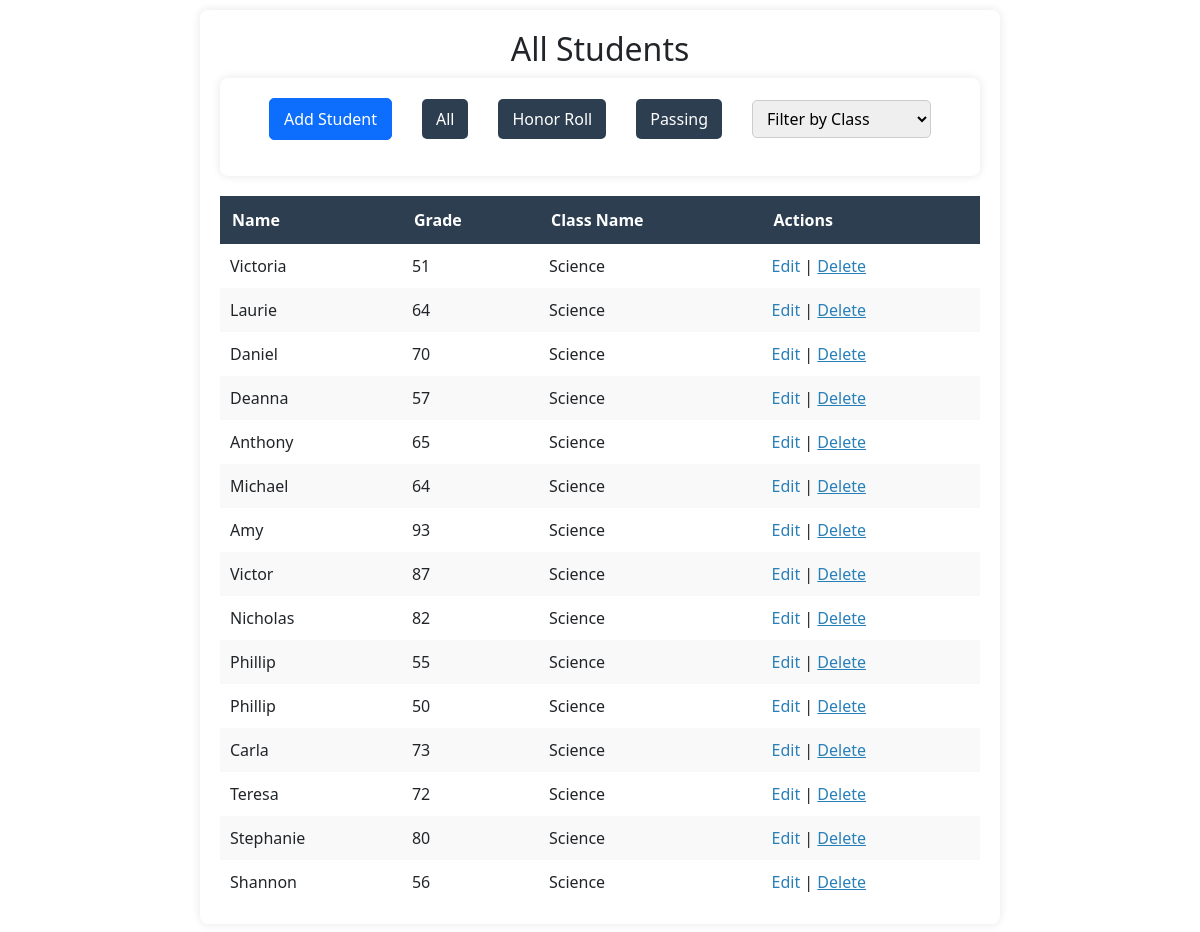
/?class_id=2, run on the app's committed database.
### tables this page shows
CREATE TABLE students (
    id INTEGER PRIMARY KEY AUTOINCREMENT,
    name TEXT NOT NULL,
    class_id INTEGER,
    grade INTEGER,
    FOREIGN KEY (class_id) REFERENCES classes(id)
);

CREATE TABLE classes (
    id INTEGER PRIMARY KEY AUTOINCREMENT,
    name TEXT NOT NULL
);

### app.py (the view)
@app.route('/')
def index():
    min_grade = request.args.get('min_grade')
    class_id = request.args.get('class_id')
    conn = sqlite3.connect('workshop_sample.db')
    conn.row_factory = sqlite3.Row
    query = '''
        SELECT students.id, students.name, students.grade, classes.name as class_name
        FROM students
        JOIN classes ON students.class_id = classes.id
        WHERE 1=1
    '''
    params = []
    if min_grade:
        query += ' AND grade >= ?'
        params.append(min_grade)
    if class_id:
        query += ' AND class_id = ?'
        params.append(class_id)
    students = conn.execute(query, params).fetchall()
    conn.close()
    classes = get_classes()
    return render_template('index.html', students=students, classes=classes)

### app.py (called while the page is built)
def get_classes():
    conn = sqlite3.connect('workshop_sample.db')
    conn.row_factory = sqlite3.Row
    classes = conn.execute('SELECT * FROM classes').fetchall()
    conn.close()
    return classes

### templates/index.html (shortened to what this page needs)
<!DOCTYPE html>
<html>
<head>
    <link rel="stylesheet" href="{{ url_for('static', filename='style.css') }}">
    <link href="https://cdn.jsdelivr.net/npm/bootstrap@5.3.3/dist/css/bootstrap.min.css" rel="stylesheet">
</head>
<body>
<section>
    <h2>All Students</h2>
    <nav>
        <ul class="filter-toolbar">
            <li>
                <button type="button" class="btn btn-primary" data-bs-toggle="modal" data-bs-target="#addStudentModal">
                    Add Student
                </button>
            </li>
            <li><a href="/" class="button">All</a></li>
            <li><a href="/?min_grade=90" class="button">Honor Roll</a></li>
            <li><a href="/?min_grade=70" class="button">Passing</a></li>
            <li>
            <form method="GET" action="/">
                <select name="class_id" onchange="this.form.submit()">
                <option value="">Filter by Class</option>
                </select>
            </form>
            </li>
        </ul>
    </nav>
    <table>
        <thead>
            <tr>
            <th>Name</th>
            <th>Grade</th>
            <th>Class Name</th>
            <th>Actions</th>
            </tr>
        </thead>
        <tbody>
            {% for student in students %}
            <tr>
            <td>{{ student['name'] }}</td>
            <td>{{ student['grade'] }}</td>
            <td>{{ student['class_name'] }}</td>
            <td>
            <a href="/edit/{{ student['id'] }}">Edit</a> |
            <form action="/delete/{{ student['id'] }}" method="POST" style="display:inline;" onsubmit="return confirm('Are you sure you want to delete this student?');">
                <button type="submit" style="background:none; border:none; color:#2980b9; text-decoration:underline; cursor:pointer; padding:0;">
                Delete
                </button>
            </form>
            </td>
            </tr>
            {% endfor %}
        </tbody>
    </table>
</section>
</body>
</html>

### static/style.css (style rules this page uses)
*, html, body { scroll-behavior: smooth !important; }
body { background-color: #f4f4f4; font-family: 'Segoe UI', sans-serif; margin: 0; padding: 0; }
.filter-toolbar .btn { padding: 8px 14px; font-size: 1rem; border-radius: 5px; }
header, nav, section, footer { padding: 20px; margin: 10px auto; max-width: 800px; background: white; border-radius: 8px; box-shadow: 0 0 10px rgba(0,0,0,0.1); }
h1, h2 { color: #2c3e50; text-align: center; }
nav ul { display: flex; justify-content: center; list-style: none; padding: 0; }
nav li { margin: 0 10px; }
table { width: 100%; border-collapse: collapse; margin-top: 10px; }
th, td { padding: 10px; border: 1px solid #ccc; text-align: left; }
form { display: flex; flex-direction: column; gap: 10px; }
input, button { padding: 8px; font-size: 1rem; border: 1px solid #ccc; border-radius: 5px; }
button { background-color: #2c3e50; color: white; cursor: pointer; }
table { width: 100%; border-collapse: collapse; margin-top: 20px; font-size: 16px; }
thead { background-color: #2c3e50; color: #ffffff; }
th { padding: 12px; text-align: left; border-bottom: 2px solid #ddd; }
td { padding: 10px; border-bottom: 1px solid #ddd; }
tbody tr:nth-child(even) { background-color: #f9f9f9; }
tbody tr:nth-child(odd) { background-color: #ffffff; }
td a { color: #2980b9; text-decoration: none; }
.filter-toolbar { display: flex; justify-content: center; align-items: center; list-style: none; padding: 0; gap: 10px; }
.filter-toolbar li a.button { display: inline-block; padding: 8px 14px; background-color: #2c3e50; color: #fff; text-decoration: none; border-radius: 5px; transition: background-color 0.2s ease; }
.filter-toolbar form select { padding: 6px 10px; font-size: 1rem; border: 1px solid #ccc; border-radius: 5px; }

### data on the page
students: name "Victoria", grade "51", class_name "Science"
students: name "Laurie", grade "64", class_name "Science"
students: name "Daniel", grade "70", class_name "Science"
students: name "Deanna", grade "57", class_name "Science"
students: name "Anthony", grade "65", class_name "Science"
students: name "Michael", grade "64", class_name "Science"
students: name "Amy", grade "93", class_name "Science"
students: name "Victor", grade "87", class_name "Science"
students: name "Nicholas", grade "82", class_name "Science"
students: name "Phillip", grade "55", class_name "Science"
students: name "Phillip", grade "50", class_name "Science"
students: name "Carla", grade "73", class_name "Science"
students: name "Teresa", grade "72", class_name "Science"
students: name "Stephanie", grade "80", class_name "Science"
students: name "Shannon", grade "56", class_name "Science"
